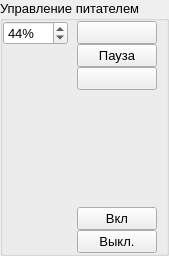
<?xml version="1.0" encoding="UTF-8"?>
<ui version="4.0">
 <class>SPRPitatelControlWidget</class>
 <widget class="QWidget" name="SPRPitatelControlWidget">
  <property name="geometry">
   <rect>
    <x>0</x>
    <y>0</y>
    <width>158</width>
    <height>256</height>
   </rect>
  </property>
  <property name="windowTitle">
   <string>Form</string>
  </property>
  <layout class="QVBoxLayout" name="verticalLayout">
   <property name="spacing">
    <number>0</number>
   </property>
   <property name="leftMargin">
    <number>0</number>
   </property>
   <property name="topMargin">
    <number>0</number>
   </property>
   <property name="rightMargin">
    <number>0</number>
   </property>
   <property name="bottomMargin">
    <number>0</number>
   </property>
   <item>
    <widget class="QGroupBox" name="groupBox_12">
     <property name="font">
      <font>
       <pointsize>10</pointsize>
      </font>
     </property>
     <property name="title">
      <string>Управление питателем</string>
     </property>
     <layout class="QHBoxLayout" name="horizontalLayout">
      <property name="spacing">
       <number>0</number>
      </property>
      <property name="leftMargin">
       <number>0</number>
      </property>
      <property name="topMargin">
       <number>0</number>
      </property>
      <property name="rightMargin">
       <number>0</number>
      </property>
      <property name="bottomMargin">
       <number>0</number>
      </property>
      <item>
       <widget class="QWidget" name="widget" native="true">
        <property name="sizePolicy">
         <sizepolicy hsizetype="Ignored" vsizetype="Preferred">
          <horstretch>0</horstretch>
          <verstretch>0</verstretch>
         </sizepolicy>
        </property>
        <layout class="QVBoxLayout" name="verticalLayout_2" stretch="10,90">
         <property name="spacing">
          <number>0</number>
         </property>
         <property name="leftMargin">
          <number>0</number>
         </property>
         <property name="topMargin">
          <number>0</number>
         </property>
         <property name="rightMargin">
          <number>0</number>
         </property>
         <property name="bottomMargin">
          <number>0</number>
         </property>
         <item>
          <widget class="QSpinBox" name="spPitatelPercents">
           <property name="sizePolicy">
            <sizepolicy hsizetype="Ignored" vsizetype="Fixed">
             <horstretch>0</horstretch>
             <verstretch>0</verstretch>
            </sizepolicy>
           </property>
           <property name="toolTip">
            <string>&lt;html&gt;&lt;head/&gt;&lt;body&gt;&lt;p&gt;Значение производительности питателя&lt;/p&gt;&lt;/body&gt;&lt;/html&gt;</string>
           </property>
           <property name="specialValueText">
            <string>%</string>
           </property>
           <property name="suffix">
            <string>%</string>
           </property>
           <property name="minimum">
            <number>10</number>
           </property>
           <property name="maximum">
            <number>100</number>
           </property>
           <property name="singleStep">
            <number>1</number>
           </property>
           <property name="value">
            <number>44</number>
           </property>
          </widget>
         </item>
         <item>
          <widget class="QwtThermo" name="thPitatelPercents">
           <property name="sizePolicy">
            <sizepolicy hsizetype="Fixed" vsizetype="Preferred">
             <horstretch>0</horstretch>
             <verstretch>0</verstretch>
            </sizepolicy>
           </property>
           <property name="font">
            <font>
             <pointsize>8</pointsize>
            </font>
           </property>
           <property name="toolTip">
            <string>&lt;html&gt;&lt;head/&gt;&lt;body&gt;&lt;p&gt;Значение производительности питателя&lt;/p&gt;&lt;/body&gt;&lt;/html&gt;</string>
           </property>
           <property name="lowerBound">
            <double>10.000000000000000</double>
           </property>
           <property name="upperBound">
            <double>100.000000000000000</double>
           </property>
           <property name="scalePosition">
            <enum>QwtThermo::TrailingScale</enum>
           </property>
           <property name="originMode">
            <enum>QwtThermo::OriginCustom</enum>
           </property>
           <property name="value">
            <double>44.000000000000000</double>
           </property>
          </widget>
         </item>
        </layout>
       </widget>
      </item>
      <item>
       <widget class="QWidget" name="widget_7" native="true">
        <layout class="QVBoxLayout" name="verticalLayout_13">
         <property name="spacing">
          <number>0</number>
         </property>
         <property name="topMargin">
          <number>0</number>
         </property>
         <property name="bottomMargin">
          <number>0</number>
         </property>
         <item>
          <widget class="QPushButton" name="bPitatelPlus">
           <property name="sizePolicy">
            <sizepolicy hsizetype="Preferred" vsizetype="Fixed">
             <horstretch>0</horstretch>
             <verstretch>0</verstretch>
            </sizepolicy>
           </property>
           <property name="toolTip">
            <string>&lt;html&gt;&lt;head/&gt;&lt;body&gt;&lt;p&gt;Добавить производительность питетеля на 1%&lt;/p&gt;&lt;/body&gt;&lt;/html&gt;</string>
           </property>
           <property name="text">
            <string/>
           </property>
           <property name="icon">
            <iconset resource="icons.qrc">
             <normaloff>:/icons/icons/b_Plus.png</normaloff>:/icons/icons/b_Plus.png</iconset>
           </property>
           <property name="iconSize">
            <size>
             <width>32</width>
             <height>32</height>
            </size>
           </property>
          </widget>
         </item>
         <item>
          <widget class="QPushButton" name="bPitatelPause">
           <property name="sizePolicy">
            <sizepolicy hsizetype="Preferred" vsizetype="Fixed">
             <horstretch>0</horstretch>
             <verstretch>0</verstretch>
            </sizepolicy>
           </property>
           <property name="text">
            <string>Пауза</string>
           </property>
           <property name="icon">
            <iconset resource="icons.qrc">
             <normaloff>:/icons/icons/b_Pause.png</normaloff>
             <normalon>:/icons/icons/b_Start.png</normalon>:/icons/icons/b_Pause.png</iconset>
           </property>
           <property name="iconSize">
            <size>
             <width>32</width>
             <height>32</height>
            </size>
           </property>
           <property name="checkable">
            <bool>false</bool>
           </property>
           <property name="checked">
            <bool>false</bool>
           </property>
           <property name="default">
            <bool>false</bool>
           </property>
           <property name="flat">
            <bool>false</bool>
           </property>
          </widget>
         </item>
         <item>
          <widget class="QPushButton" name="bPitatelMinus">
           <property name="sizePolicy">
            <sizepolicy hsizetype="Preferred" vsizetype="Fixed">
             <horstretch>0</horstretch>
             <verstretch>0</verstretch>
            </sizepolicy>
           </property>
           <property name="toolTip">
            <string>&lt;html&gt;&lt;head/&gt;&lt;body&gt;&lt;p&gt;Уменьшить производительность питетеля на 1%&lt;/p&gt;&lt;/body&gt;&lt;/html&gt;</string>
           </property>
           <property name="text">
            <string/>
           </property>
           <property name="icon">
            <iconset resource="icons.qrc">
             <normaloff>:/icons/icons/b_Minus.png</normaloff>:/icons/icons/b_Minus.png</iconset>
           </property>
           <property name="iconSize">
            <size>
             <width>32</width>
             <height>32</height>
            </size>
           </property>
          </widget>
         </item>
         <item>
          <spacer name="verticalSpacer_8">
           <property name="orientation">
            <enum>Qt::Vertical</enum>
           </property>
           <property name="sizeHint" stdset="0">
            <size>
             <width>20</width>
             <height>40</height>
            </size>
           </property>
          </spacer>
         </item>
         <item>
          <widget class="QPushButton" name="bSeparatorOn">
           <property name="sizePolicy">
            <sizepolicy hsizetype="Preferred" vsizetype="Fixed">
             <horstretch>0</horstretch>
             <verstretch>0</verstretch>
            </sizepolicy>
           </property>
           <property name="font">
            <font>
             <pointsize>10</pointsize>
            </font>
           </property>
           <property name="toolTip">
            <string>&lt;html&gt;&lt;head/&gt;&lt;body&gt;&lt;p&gt;Включить сепаратор и рентген&lt;/p&gt;&lt;/body&gt;&lt;/html&gt;</string>
           </property>
           <property name="text">
            <string>Вкл</string>
           </property>
           <property name="icon">
            <iconset resource="icons.qrc">
             <normaloff>:/icons/icons/Separate_tab_icon.png</normaloff>:/icons/icons/Separate_tab_icon.png</iconset>
           </property>
           <property name="iconSize">
            <size>
             <width>32</width>
             <height>32</height>
            </size>
           </property>
          </widget>
         </item>
         <item>
          <widget class="QPushButton" name="bSeparatorOff">
           <property name="sizePolicy">
            <sizepolicy hsizetype="Preferred" vsizetype="Fixed">
             <horstretch>0</horstretch>
             <verstretch>0</verstretch>
            </sizepolicy>
           </property>
           <property name="font">
            <font>
             <pointsize>10</pointsize>
            </font>
           </property>
           <property name="toolTip">
            <string>&lt;html&gt;&lt;head/&gt;&lt;body&gt;&lt;p&gt;Выключить рентген и сепаратор&lt;/p&gt;&lt;/body&gt;&lt;/html&gt;</string>
           </property>
           <property name="text">
            <string>Выкл.</string>
           </property>
           <property name="icon">
            <iconset resource="icons.qrc">
             <normaloff>:/icons/icons/Separate_tab_bo_colors_icon.png</normaloff>:/icons/icons/Separate_tab_bo_colors_icon.png</iconset>
           </property>
           <property name="iconSize">
            <size>
             <width>32</width>
             <height>32</height>
            </size>
           </property>
          </widget>
         </item>
        </layout>
       </widget>
      </item>
     </layout>
    </widget>
   </item>
  </layout>
 </widget>
 <customwidgets>
  <customwidget>
   <class>QwtThermo</class>
   <extends>QWidget</extends>
   <header>qwt_thermo.h</header>
  </customwidget>
 </customwidgets>
 <resources>
  <include location="icons.qrc"/>
 </resources>
 <connections/>
</ui>
